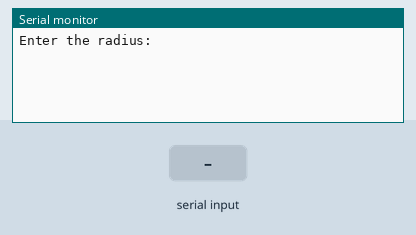
Simulated run of this sketch. Board: Arduino Uno, built with avr-gcc and run on an emulated ATmega328P. Parts: the last lines printed to the serial monitor. Inputs (shaded band) come from the test bench.

Above: at 1.2 s.
1.3 s: "90,45\n" received over Serial
At 2.2 s:
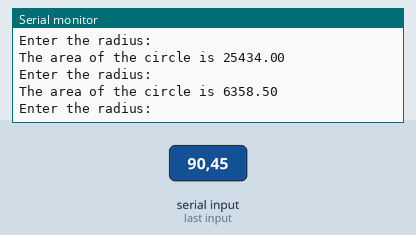
2.8 s: "30,150\n" received over Serial
At 4.8 s:
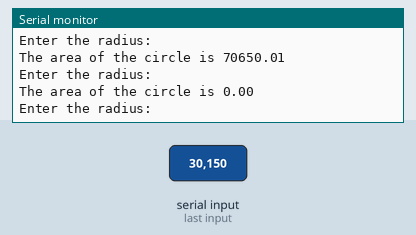
Timing chart, 0 to 6.3 s (numbered marks = the images above; inputs shaded):
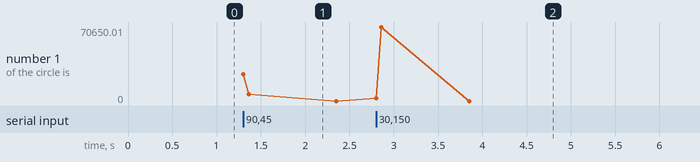

Measured:
- after the input at 1.3 s, the serial monitor: prints a new line at once (image 1)
- after the input at 2.8 s, the serial monitor: prints a new line at once (image 2)

The sketch:

circle_area.ino
```cpp
float radius,area;
void setup() {
  // put your setup code here, to run once:
  Serial.begin(9600);

}

void loop() {
  // put your main code here, to run repeatedly:
  Serial.println("Enter the radius: ");
  while(Serial.available()==0)
  {
  }
  radius=Serial.parseFloat();
  area=3.14*radius*radius;
  Serial.print("The area of the circle is ");
  Serial.println(area);

}
```
